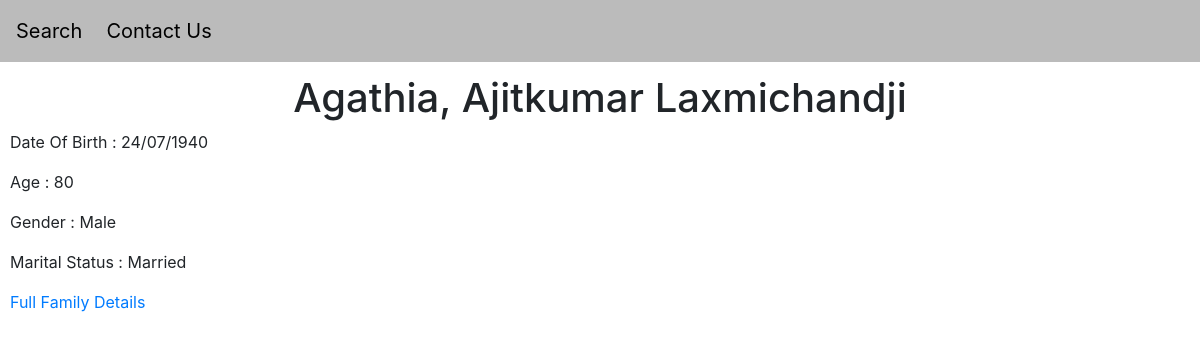
Page /person/1 on the committed database.
### search/models.py (models this page shows, shortened)
class People(models.Model):
    class Mar(models.TextChoices):
        MARRIED = 'MR', _('Married')
        UNMARRIED = 'UM', _('Unmarried')
        DIVORCEE = 'DE', _('Divorcee')
        WIDOWER = 'WR', _('Widower')
        WIDOW = 'WW', _('Widow')
    class G(models.TextChoices):
        MALE = 'M', _('Male')
        FEMALE = 'F', _('Female')
    SurName = models.TextField()
    Name = models.TextField()
    MiddleName = models.TextField(blank=True, null=True)
    DOB = models.DateField(blank=True, null=True)
    Age = models.PositiveIntegerField(default=0)
    Gender = models.CharField(max_length=1, choices=G.choices, default=G.MALE)
    MaritalStatus = models.CharField(max_length=2, choices=Mar.choices, default=Mar.UNMARRIED)
    FamilyNo = models.PositiveIntegerField(validators=[MinValueValidator(1)])
    Head = models.BooleanField(default=False)
    def serialize(self):
        for p in People.G.choices:
            if self.Gender in list(p):
                break
        s = p[1]
        for p in People.Mar.choices:
            if self.MaritalStatus in list(p):
                f = p[1]
        if self.DOB:
            v = self.DOB.strftime('%d/%m/%Y')
        else:
            v = self.DOB
        return {
            "id": self.id,
            "SurName": self.SurName,
            "Name": self.Name,
            "MiddleName": self.MiddleName,
            "DOB": v,
            "Age": self.Age,
            "Gender": s,
            "MaritalStatus": f,
            "Head": self.Head,
            "FamilyNo": self.FamilyNo
        }

### search/views.py (the view)
# urls.py: path('person/<int:Id>', views.person, name='person'),
def person(request, Id):
    p = People.objects.get(pk=Id)
    return render(request, 'search/person.html', {
        "p" : p.serialize(),
    })

### search/templates/search/person.html (shortened to what this page needs)
{% extends 'search/layout.html' %}
{% block body %}
    <h1 style="text-align:center">{% if p.MiddleName %}{{p.SurName}}, {{p.Name}} {{p.MiddleName}}{% else %}{{p.SurName}}, {{p.Name}}{% endif %}</h1>
    {% if p.DOB %}
        Date Of Birth : {{p.DOB}}<p></p>
        Age : {{p.Age}}<p></p>
    {% else %}
        Date Of Birth : Not in Data<p></p>
        Age : Not in Data<p></p>
    {% endif %}
    Gender : {{p.Gender}}<p></p>
    Marital Status : {{p.MaritalStatus}}<p></p>
    <a href="{% url 'family' p.FamilyNo %}">Full Family Details</a>
{% endblock %}

### rows in the picture
People: SurName "Agathia", Name "Ajitkumar", MiddleName "Laxmichandji"

### other values in the picture
{{ p.DOB }} "24/07/1940"
{{ p.Age }} "80"
{{ p.Gender }} "Male"
{{ p.MaritalStatus }} "Married"
